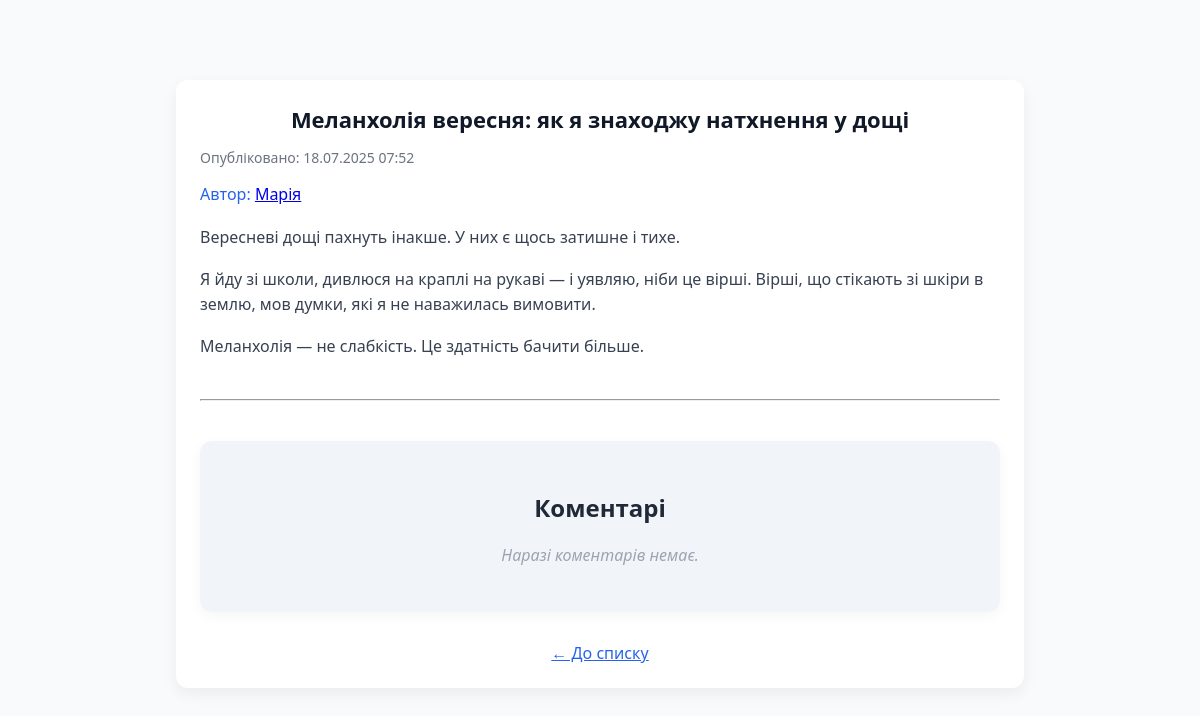
The page /post/8/ on the database its author committed.
### blog/models.py (models this page shows, shortened)
class Post(models.Model):
    title = models.CharField(max_length = 50)
    content = models.TextField()
    published_date = models.DateTimeField(auto_now_add = True)
    author = models.ForeignKey(Author, on_delete=models.CASCADE, related_name="posts")

class Author(models.Model):
    name = models.CharField(max_length = 100)
    bio = models.TextField()

### blog/views.py (the view)
# urls.py: path('post/<int:pk>/', views.post, name='post'),
def post(request, pk):
    post = get_object_or_404(Post, pk=pk)
    comments = post.comments.all().order_by('-created_date')
    return render(request, 'post.html', {
        'post': post,
        'comments': comments
    })

### blog/templates/post.html (shortened to what this page needs)
{% load static %}
<!DOCTYPE html>
<html>
<head>
    <link rel="stylesheet" href="{% static 'style.css' %}">
</head>
<body>
    <div class="post-card" style="max-width: 800px; margin: 40px auto;">
        <h1 class="post-title">{{ post.title }}</h1>
        <p class="post-date">
            Опубліковано: {{ post.published_date|date:"d.m.Y H:i" }}
        </p>
        <p class="post-author">
            Автор: <a href="{% url 'author' post.author.pk %}">
                {{ post.author.name }}
            </a>
        </p>
        <div class="post-content" style="margin-top: 20px;">
            {{ post.content|linebreaks }}
        </div>
        <hr style="margin: 40px 0;">
        <div class="comments-section">
            <h2>Коментарі</h2>
            {% if comments %}
                {% for comment in comments %}
                    <div class="comment-card">
                        <p class="comment-author">{{ comment.author.name }}</p>
                        <p class="comment-date">{{ comment.created_date|date:"d.m.Y H:i" }}</p>
                        <div class="comment-text">{{ comment.text|linebreaks }}</div>
                    </div>
                {% endfor %}
            {% else %}
                <p class="no-comments">Наразі коментарів немає.</p>
            {% endif %}
        </div>
        <div style="margin-top: 30px; text-align: center;">
            <a href="{% url 'post_list' %}" class="post-author">← До списку</a>
        </div>
    </div>
</body>
</html>

### blog/static/style.css (style rules this page uses)
body { font-family: 'Segoe UI', Tahoma, Geneva, Verdana, sans-serif; background-color: #f8fafc; margin: 0; padding: 40px 20px; color: #333; }
h1 { text-align: center; color: #1f2937; font-size: 36px; margin-bottom: 40px; }
.post-card { background-color: #ffffff; border-radius: 12px; box-shadow: 0 6px 16px rgba(0, 0, 0, 0.06); padding: 24px; transition: transform 0.2s, box-shadow 0.2s; }
.post-title { margin: 0 0 12px; font-size: 22px; color: #111827; }
.post-date { color: #6b7280; font-size: 14px; margin-bottom: 16px; }
.post-content { font-size: 16px; line-height: 1.6; color: #374151; margin-bottom: 20px; }
.post-author { font-size: 16px; font-weight: 500; color: #2563eb; }
.comments-section { max-width: 800px; margin: 0 auto; background-color: #f1f5f9; padding: 30px; border-radius: 12px; box-shadow: 0 4px 14px rgba(0,0,0,0.04); }
.comments-section h2 { font-size: 24px; margin-bottom: 20px; color: #1f2937; text-align: center; }
.no-comments { text-align: center; font-style: italic; color: #9ca3af; }

### rows shown on the page
Post: title "Меланхолія вересня: як я знаходжу натхнення у дощі", published_date "18.07.2025 07:52", author.name "Марія", content "Вересневі дощі пахнуть інакше. У них є щось затишне і тихе. Я йду зі школи, дивлюся на краплі на рукаві — і уявляю, ніби це вірші. Вірші, що стікають зі шкіри в землю, мов думки, які я не наважилась вимовити. Меланхолія — не слабкість. Це здатність бачити більше."
